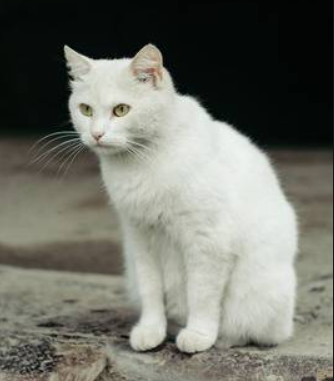
#> input picture Semester_1/Dog_Cat_Face/Cat/68.png, 334 x 381 px, found by its file name; the run also reads 1 picture not shown here
$ jupyter execute --allow-errors 'MV_Seminar_Week 2 (Image Processing)_Blank.ipynb'
#> lines starting #> are read from the running program, lines starting #| are printed output that depends on the picture; after the words box and inside, x2 and y2 are one past the last pixel; in counts of white or black regions, pixels touching at a corner belong together
# Image Proceesing

### Read and Display a Single Image

In this seminar class, I will show you how to read, display, and write images using matplotlib and OpenCV's built-in functions.

We will use:

##### cv2.imread() to load an image from disk.
##### plt.imshow() to display an image.
##### cv2.imwrite() to write an image to disk.

[cell 1]
import cv2 # This library is used to read the image and perform basic operations.
import matplotlib.pyplot as plt # This library is used to display a plot of the image.

[cell 2]
########### specify the path to the image
image_path = r'D:\deep_space\MV\Semester_1\Dog_Cat\Cat\68.png'


########### Load an image using 'cv2.imread()'
image = cv2.imread(image_path)
#> image is the input picture: shape (381, 334, 3); mean B, G, R 105.4, 114.2, 113

[cell 3]
########## Display the image using 'plt.imshow()' in BGR. Give a title to the image and turn off the axis.
# "Write the code in this block"

plt.imshow(image)
plt.title("68.png")
plt.axis('off')
plt.show()
# "Write the code in this block"

[cell 4]
########## Display the image using 'plt.imshow()' in RGB. Give a title to the image and turn off the axis.

# "Write the code in this block"
image_rgb = cv2.cvtColor(image, cv2.COLOR_BGR2RGB)

plt.imshow(image_rgb)
plt.title("68_RGB.png")
plt.axis('off')
plt.show()

# "Write the code in this block"

### Saving a Single image in the current working directory

[cell 5]
######### Save the image with a desired format using 'cv2.imwrite' (eg, .png)

# cv2.imwrite(image_path, image_rgb)

### Saving the Image to a Different Directory

[cell 6]
###### Specify the destination folder with a desired format(eg, tes.png) and Save the image  using 'cv2.imwrite()'

dest =r'D:\deep_space\MV\Semester_1\single_cat'

#"Write the code here to save the image"
fileName = 'output.png'

save_path = dest + '/' +fileName
cv2.imwrite(save_path, image)
#> Out = True

### Read, Rename, Resize, Display and Save a Single Image
#### Here, we rename and resize the loaded image using OpenCV's `cv2.resize()` function and then display and save the  image using`plt.imshow()` and  `cv2.imwrite()`. The resized image is saved with a new filename to the specified output directory.

[cell 7]
##### Print the image dimension using f'string. (# f'sting helps us customize our print statement')
print(image.shape)
#| (381, 334, 3)

[cell 8]
import os

####### Specify the image path
image_path = r'D:\deep_space\MV\Semester_1\single_cat\output.png'


####### Read the image using 'cv2.imread()'
image =  cv2.imread(image_path)


####### Resize the image to (224,224) using 'cv2.resize()'
resized_image = cv2.resize(image, (224, 224))
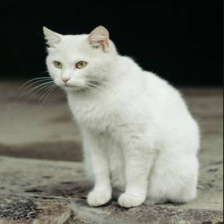
#> resized_image: shape (224, 224, 3); mean B, G, R 105.3, 114.1, 112.9


########## Display the image using 'plt.imshow()' in BGR. Give a title to the image and turn off the axis.

# "Write the code in this block"
plt.imshow(cv2.cvtColor(resized_image, cv2.COLOR_BGR2RGB))
plt.title('Resized Image')
plt.axis('off')
plt.show()


# "Write the code in this block"

[cell 9]
##### Print the image dimension using f'string. (# f'sting helps us customize our print statement')
print(f"The image dimensions: {image.shape}")
#| The image dimensions: (381, 334, 3)

[cell 10]
###### Specify the destination folder and Rename the single image #####
dest =r'D:\deep_space\MV\Semester_1\single_cat'


###### Save the resized image to the destination folder using 'cv2.imwrite'#############

new_fileName = 'resized_output.png'
save_path = os.path.join(dest, new_fileName)
cv2.imwrite(save_path, resized_image)
#> Out = True
#"Write the code here to save the image"

### Image Color Channel Conversion

#### This step involves converting the loaded image from color (RGB) to grayscale using OpenCV's `cv2.cvtColor()` function. The converted grayscale image is then displayed using Matplotlib.

[cell 11]
#### Convert color channels from RGB to grayscale (cv2.COLOR_BGR2GRAY) using 'cv2.cvtColor()'
gray_image = cv2.cvtColor(image, cv2.COLOR_BGR2GRAY)
#"Write the code here to convert the image to gray"


########## Display the converted image using 'plt.imshow()' in grayscale (cmap='gray'). Give a title to the image and turn off the axis.

# "Write the code in this block"
plt.imshow(gray_image, cmap='gray')
plt.title('gray_dog')
plt.axis('off')
plt.show()


# "Write the code in this block"

### Image Edge Extraction

#### This step involves extracting the edges of the converted image from color (RGB) to grayscale using OpenCV's `cv2.Canny()` function. The edge extracted grayscale image is then displayed using Matplotlib 'plt.inshow()'.

[cell 12]
# Apply canny edge detection on the grayscale image to extract the edges by assigning 80 and 100 to threshold 1 and 2
edges = cv2.Canny(gray_image, 80, 100)
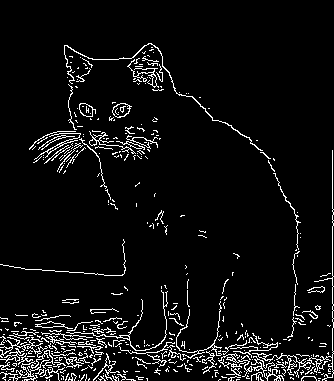
#> edges: shape (381, 334); 6.1% white in thin lines or dots, all inside (x1, y1, x2, y2) = (0, 43, 334, 381)
#"Write the code here to apply canny edge detection"

########## Display the edge detected image using 'plt.imshow()' in grayscale (cmap='gray').
#######Give a title to the image and turn off the axis.

# "Write the code in this block"
plt.imshow(edges, cmap='gray')
plt.title('edges_dog')
plt.axis('off')
plt.show()


# "Write the code in this block"

### Contrast Limited Adaptive Histogram Equalization

#### This step involves contrast enhancement of the converted image from color (RGB) to grayscale using OpenCV's `cv2.createCLAHE()` function create the contrast enhancement and using `clahe.apply()` function to apply the created contrast enhancement on the image. The contrast enhanced image is then displayed using Matplotlib 'plt.inshow()'.

[cell 13]
# Create the contrast enhancement (CLAHE) using 'cv2.createClahe' with a clipLimit of 9 and tileGridSize of 10x10
clahe = cv2.createCLAHE(clipLimit=9, tileGridSize=(10, 10))
#"Write the code here to create CLAHE"

# Apply the created CLAHE on the image using 'clahe.apply'
new_clahe = clahe.apply(gray_image)
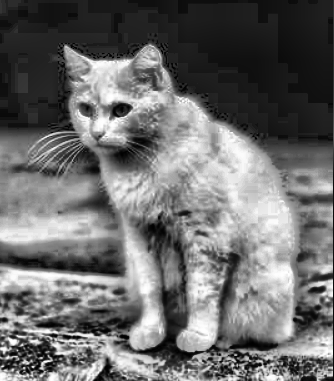
#> new_clahe: shape (381, 334); min 0, max 255, mean 108.7
#"Write the code here to apply CLAHE on the gray image"


########## Display the contrast image using 'plt.imshow()' in grayscale (cmap='gray').
##########Give a title to the image and turn off the axis.

# "Write the code in this block"
plt.imshow(new_clahe, cmap='gray')
plt.title('Contrast Limited')
plt.axis('off')
plt.show()


# "Write the code in this block"

### Read, Resize, Rename, and Save Multiple Image

Here, we will create a 'for-loop' and use the 'glob' library to read all the images in the directory

[cell 14]
## import libraries
import cv2
import glob
import os

[cell 15]
####### Specify the image path and destination path
img_path = r'D:\deep_space\MV\Semester_1\Dog_Cat\Cat'
des_path = r'D:\deep_space\MV\Semester_1\multiple_cats'

[cell 16]
##### perform a loop to iterate through the images in the image path using 'glob.glob()' function ############

i=1
for img in glob.glob(img_path+'/*.*'):
    try:
        #### Read the image using 'cv2.imread()'
        image = cv2.imread(img)
        #"Write the code here to read the image"
        #### Resize the image to (100,100) using 'cv2.resize'
        img_resize = cv2.resize(image, (100, 100))
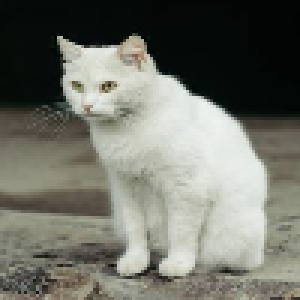
#> img_resize: shape (100, 100, 3) (shown 3 times larger); mean B, G, R 105.4, 114.3, 113.1
        #"Write the code here to resize the images"
        #### change the current working directory to the destination directory
        os.chdir(des_path)
        #### Rename the images by iterating through the image folder
        filename= f"Cat_{i}.png"
        #### save the resized images to the destination folder using 'cv2.imwrite()' function
        cv2.imwrite(filename, img_resize)

        i+=1 # this line performs the operation of saving the images incrementally iteratively
    except:
        print('Operation not executed') # this returns a custom error message if anything goes wrong

### Covert Multiple RGB Images to Grayscale¶

[cell 17]
####### Specify the image path and destination path
img_path = r'D:\deep_space\MV\Semester_1\multiple_cats'
des_path = r'D:\deep_space\MV\Semester_1\multiple_cats_gray'

[cell 18]
##### perform a loop to iterate through the images in path ############

i=1
for img in glob.glob(img_path+'/*.*'):# glob.glob function is used to access multiple files in a directory
    try:
        image = cv2.imread(img)
        gray = cv2.cvtColor(image, cv2.COLOR_BGR2RGB)
        os.chdir(des_path) #change the current working directory to the destination directory
        filename = f"CatRGB_{i}.png"
        cv2.imwrite(filename, gray)

        i+=1 # this line performs the operation of saving the images incrementally iteratively
    except:
        print('Operation not executed') ## this returns a custom error message if anything goes wrong

### Edge Extraction of Multiple Images

### Bilateral Filter
###### d: Diameter of each pixel neighborhood. (11)

###### sigmaColor: Value of \sigma  in the color space. The greater the value, the colors farther to each other will start to get mixed. (17)

###### sigmaSpace: Value of \sigma  in the coordinate space. The greater its value, the more further pixels will mix together, given that their colors lie within the sigmaColor range. (17)

[cell 19]
####### Specify the image path and destination path
img_path = r'D:\deep_space\MV\Semester_1\multiple_cats_gray'
des_path = r'D:\deep_space\MV\Semester_1\multiple_cats_edge'

[cell 20]
i=1
for img in glob.glob(img_path+'/*.*'):# glob.glob function is used to access multiple files in a directory
    try:
        image = cv2.imread(img)
        gray = cv2.cvtColor(image, cv2.COLOR_BGR2RGB)
        denoised = cv2.bilateralFilter(gray, 9, 75, 75)
        edge_img= cv2.Canny(denoised, 30, 200)
        os.chdir(des_path) #change the current working directory to the destination directory
        filename = f"edge_image_{i}.png"
        cv2.imwrite(filename, edge_img)
        i+=1
    except:
        print('Operation not executed') ## this returns a custom error message if anything goes wrong

### Contrast Enhancement of Multiple Images

[cell 21]
import cv2
import os
import glob

####### Specify the image path and destination path
img_path = r'D:\deep_space\MV\Semester_1\multiple_cats_gray'
des_path = r'D:\deep_space\MV\Semester_1\multiple_cats_contrast'

[cell 22]
i=1
for img in glob.glob(img_path+'/*.*'):
    try:
        image = cv2.imread(img)
        gray = cv2.cvtColor(image, cv2.COLOR_BGR2GRAY)
        clahe = cv2.createCLAHE(clipLimit=9, tileGridSize=(10, 10))
        new_clahe = clahe.apply(gray)

        os.chdir(des_path)
        filename = f"new_clahe_image_{i}.png"
        cv2.imwrite(filename, new_clahe)
        i+=1
    except:
        print('Operation not executed')

## Image Augmentation for a Single Image
### For image augmentation, we use Keras' `ImageDataGenerator` to apply various transformations to the original image, such as rotation, shifting, zooming, flipping, etc. We generate multiple augmented images and save them to the output directory.

[cell 23]
from keras.preprocessing.image import ImageDataGenerator # import library
import numpy as np
import os
import matplotlib.pyplot as plt

#> (a cell that did not finish here is left out)

[cell 25]
# Load and preprocess the image for augmentation
image_path = r'D:\deep_space\MV\Semester_1\Dog_Cat\Dog\d6.png'


# Read the image using 'cv2.imread()' function
augmentation_image = cv2.imread(image_path)


# convert the color map from BGR to RGB using 'cv2.cvtColor()function'
#> (the rest of this cell did not finish here and is left out)

[cell 26]
##### Print the image dimension using f'string. (# f'sting helps us customize our print statement')
print(f'Image dimensions: {image.shape}')
#| Image dimensions: (381, 334, 3)

[cell 27]
# reshape the image to a numpy array of Rank 4 "(1,529,585,3)"
resized_image = cv2.resize(image, (585, 529))
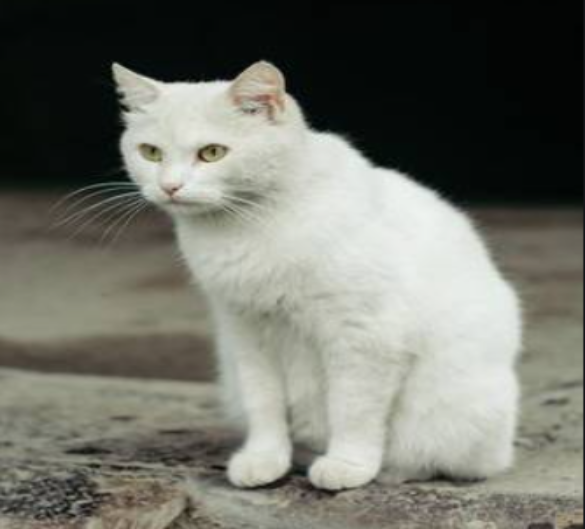
#> resized_image: shape (529, 585, 3); mean B, G, R 105.3, 114.2, 112.9
rgb_image = cv2.cvtColor(resized_image, cv2.COLOR_BGR2RGB)
augmentation_image = np.reshape(rgb_image, (1, 529, 585, 3))

[cell 28]
##### Print the dimension of the reshaped image using f'string. (# f'sting helps us customize our print statement')
print(augmentation_image.shape)
#| (1, 529, 585, 3)
